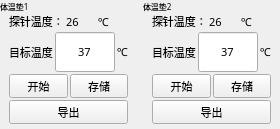
      <widget class="QWidget" name="widget_temps" native="true">
       <property name="sizePolicy">
        <sizepolicy hsizetype="Expanding" vsizetype="Preferred">
         <horstretch>0</horstretch>
         <verstretch>0</verstretch>
        </sizepolicy>
       </property>
       <property name="font">
        <font>
         <pointsize>8</pointsize>
        </font>
       </property>
       <layout class="QHBoxLayout" name="horizontalLayout">
        <property name="leftMargin">
         <number>0</number>
        </property>
        <property name="topMargin">
         <number>0</number>
        </property>
        <property name="rightMargin">
         <number>0</number>
        </property>
        <property name="bottomMargin">
         <number>0</number>
        </property>
        <item>
         <layout class="QVBoxLayout" name="verticalLayout">
          <property name="spacing">
           <number>0</number>
          </property>
          <item>
           <widget class="QLabel" name="label">
            <property name="font">
             <font>
              <family>Microsoft YaHei</family>
              <pointsize>6</pointsize>
             </font>
            </property>
            <property name="text">
             <string>体温垫1</string>
            </property>
           </widget>
          </item>
          <item>
           <widget class="QWidget" name="widget_temp1" native="true">
            <property name="sizePolicy">
             <sizepolicy hsizetype="Preferred" vsizetype="Expanding">
              <horstretch>0</horstretch>
              <verstretch>0</verstretch>
             </sizepolicy>
            </property>
            <property name="minimumSize">
             <size>
              <width>0</width>
              <height>0</height>
             </size>
            </property>
            <property name="maximumSize">
             <size>
              <width>16777215</width>
              <height>16777215</height>
             </size>
            </property>
            <property name="font">
             <font>
              <pointsize>8</pointsize>
             </font>
            </property>
            <layout class="QVBoxLayout" name="verticalLayout_6">
             <property name="spacing">
              <number>2</number>
             </property>
             <property name="leftMargin">
              <number>9</number>
             </property>
             <property name="topMargin">
              <number>0</number>
             </property>
             <property name="rightMargin">
              <number>9</number>
             </property>
             <property name="bottomMargin">
              <number>5</number>
             </property>
             <item>
              <layout class="QHBoxLayout" name="horizontalLayout_6">
               <item>
                <widget class="QLabel" name="label_8">
                 <property name="font">
                  <font>
                   <family>Microsoft YaHei</family>
                   <pointsize>8</pointsize>
                  </font>
                 </property>
                 <property name="text">
                  <string>探针温度：</string>
                 </property>
                </widget>
               </item>
               <item>
                <widget class="QLabel" name="label_tempValue1">
                 <property name="font">
                  <font>
                   <family>Microsoft YaHei</family>
                   <pointsize>8</pointsize>
                  </font>
                 </property>
                 <property name="text">
                  <string>26</string>
                 </property>
                </widget>
               </item>
               <item>
                <widget class="QLabel" name="label_16">
                 <property name="font">
                  <font>
                   <family>Microsoft YaHei</family>
                   <pointsize>8</pointsize>
                  </font>
                 </property>
                 <property name="text">
                  <string>℃</string>
                 </property>
                </widget>
               </item>
              </layout>
             </item>
             <item>
              <layout class="QHBoxLayout" name="horizontalLayout_8">
               <item>
                <widget class="QLabel" name="label_14">
                 <property name="font">
                  <font>
                   <family>Microsoft YaHei</family>
                   <pointsize>8</pointsize>
                  </font>
                 </property>
                 <property name="text">
                  <string>目标温度</string>
                 </property>
                </widget>
               </item>
               <item>
                <widget class="Custom_LineEdit" name="lineEdit">
                 <property name="sizePolicy">
                  <sizepolicy hsizetype="Preferred" vsizetype="Preferred">
                   <horstretch>0</horstretch>
                   <verstretch>0</verstretch>
                  </sizepolicy>
                 </property>
                 <property name="minimumSize">
                  <size>
                   <width>60</width>
                   <height>40</height>
                  </size>
                 </property>
                 <property name="maximumSize">
                  <size>
                   <width>60</width>
                   <height>40</height>
                  </size>
                 </property>
                 <property name="font">
                  <font>
                   <family>Microsoft YaHei</family>
                   <pointsize>8</pointsize>
                  </font>
                 </property>
                 <property name="text">
                  <string>37</string>
                 </property>
                 <property name="alignment">
                  <set>Qt::AlignCenter</set>
                 </property>
                </widget>
               </item>
               <item>
                <widget class="QLabel" name="label_18">
                 <property name="font">
                  <font>
                   <family>Microsoft YaHei</family>
                   <pointsize>8</pointsize>
                  </font>
                 </property>
                 <property name="text">
                  <string>℃</string>
                 </property>
                </widget>
               </item>
              </layout>
             </item>
             <item>
              <layout class="QHBoxLayout" name="horizontalLayout_10">
               <item>
                <widget class="QToolButton" name="toolButton_3">
                 <property name="sizePolicy">
                  <sizepolicy hsizetype="Preferred" vsizetype="Preferred">
                   <horstretch>0</horstretch>
                   <verstretch>0</verstretch>
                  </sizepolicy>
                 </property>
                 <property name="font">
                  <font>
                   <family>Microsoft YaHei</family>
                   <pointsize>8</pointsize>
                  </font>
                 </property>
                 <property name="styleSheet">
                  <string notr="true"/>
                 </property>
                 <property name="text">
                  <string>开始</string>
                 </property>
                 <property name="icon">
                  <iconset resource="../PadUI.qrc">
                   <normaloff>:/icons/qrcs/icons/start.png</normaloff>:/icons/qrcs/icons/start.png</iconset>
                 </property>
                 <property name="toolButtonStyle">
                  <enum>Qt::ToolButtonTextBesideIcon</enum>
                 </property>
                </widget>
               </item>
               <item>
                <widget class="QToolButton" name="toolButton_5">
                 <property name="sizePolicy">
                  <sizepolicy hsizetype="Preferred" vsizetype="Preferred">
                   <horstretch>0</horstretch>
                   <verstretch>0</verstretch>
                  </sizepolicy>
                 </property>
                 <property name="font">
                  <font>
                   <family>Microsoft YaHei</family>
                   <pointsize>8</pointsize>
                  </font>
                 </property>
                 <property name="text">
                  <string>存储</string>
                 </property>
                 <property name="icon">
                  <iconset resource="../PadUI.qrc">
                   <normaloff>:/icons/qrcs/icons/Database_false.png</normaloff>:/icons/qrcs/icons/Database_false.png</iconset>
                 </property>
                 <property name="toolButtonStyle">
                  <enum>Qt::ToolButtonTextBesideIcon</enum>
                 </property>
                </widget>
               </item>
              </layout>
             </item>
             <item>
              <widget class="QToolButton" name="toolButton_6">
               <property name="sizePolicy">
                <sizepolicy hsizetype="Preferred" vsizetype="Preferred">
                 <horstretch>0</horstretch>
                 <verstretch>0</verstretch>
                </sizepolicy>
               </property>
               <property name="font">
                <font>
                 <family>Microsoft YaHei</family>
                 <pointsize>8</pointsize>
                </font>
               </property>
               <property name="styleSheet">
                <string notr="true"/>
               </property>
               <property name="text">
                <string>导出</string>
               </property>
               <property name="icon">
                <iconset resource="../PadUI.qrc">
                 <normaloff>:/icons/qrcs/icons/export.png</normaloff>:/icons/qrcs/icons/export.png</iconset>
               </property>
               <property name="toolButtonStyle">
                <enum>Qt::ToolButtonTextBesideIcon</enum>
               </property>
              </widget>
             </item>
            </layout>
           </widget>
          </item>
         </layout>
        </item>
        <item>
         <layout class="QVBoxLayout" name="verticalLayout_2">
          <property name="spacing">
           <number>0</number>
          </property>
          <item>
           <widget class="QLabel" name="label_2">
            <property name="font">
             <font>
              <family>Microsoft YaHei</family>
              <pointsize>6</pointsize>
             </font>
            </property>
            <property name="text">
             <string>体温垫2</string>
            </property>
           </widget>
          </item>
          <item>
           <widget class="QWidget" name="widget_temp2" native="true">
            <property name="sizePolicy">
             <sizepolicy hsizetype="Preferred" vsizetype="Expanding">
              <horstretch>0</horstretch>
              <verstretch>0</verstretch>
             </sizepolicy>
            </property>
            <property name="minimumSize">
             <size>
              <width>0</width>
              <height>0</height>
             </size>
            </property>
            <property name="maximumSize">
             <size>
              <width>16777215</width>
              <height>16777215</height>
             </size>
            </property>
            <property name="font">
             <font>
              <pointsize>8</pointsize>
             </font>
            </property>
            <layout class="QVBoxLayout" name="verticalLayout_7">
             <property name="spacing">
              <number>2</number>
             </property>
             <property name="topMargin">
              <number>0</number>
             </property>
             <property name="bottomMargin">
              <number>5</number>
             </property>
             <item>
              <layout class="QHBoxLayout" name="horizontalLayout_7">
               <item>
                <widget class="QLabel" name="label_17">
                 <property name="font">
                  <font>
                   <family>Microsoft YaHei</family>
                   <pointsize>8</pointsize>
                  </font>
                 </property>
                 <property name="text">
                  <string>探针温度：</string>
                 </property>
                </widget>
               </item>
               <item>
                <widget class="QLabel" name="label_tempValue2">
                 <property name="font">
                  <font>
                   <family>Microsoft YaHei</family>
                   <pointsize>8</pointsize>
                  </font>
                 </property>
                 <property name="text">
                  <string>26</string>
                 </property>
                </widget>
               </item>
               <item>
                <widget class="QLabel" name="label_19">
                 <property name="font">
                  <font>
                   <family>Microsoft YaHei</family>
                   <pointsize>8</pointsize>
                  </font>
                 </property>
                 <property name="text">
                  <string>℃</string>
                 </property>
                </widget>
               </item>
              </layout>
             </item>
             <item>
              <layout class="QHBoxLayout" name="horizontalLayout_9">
               <item>
                <widget class="QLabel" name="label_20">
                 <property name="font">
                  <font>
                   <family>Microsoft YaHei</family>
                   <pointsize>8</pointsize>
                  </font>
                 </property>
                 <property name="text">
                  <string>目标温度</string>
                 </property>
                </widget>
               </item>
               <item>
                <widget class="Custom_LineEdit" name="lineEdit_2">
                 <property name="sizePolicy">
                  <sizepolicy hsizetype="Preferred" vsizetype="Preferred">
                   <horstretch>0</horstretch>
                   <verstretch>0</verstretch>
                  </sizepolicy>
                 </property>
                 <property name="minimumSize">
                  <size>
                   <width>60</width>
                   <height>40</height>
                  </size>
                 </property>
                 <property name="maximumSize">
                  <size>
                   <width>60</width>
                   <height>40</height>
                  </size>
                 </property>
                 <property name="font">
                  <font>
                   <family>Microsoft YaHei</family>
                   <pointsize>8</pointsize>
                  </font>
                 </property>
                 <property name="text">
                  <string>37</string>
                 </property>
                 <property name="alignment">
                  <set>Qt::AlignCenter</set>
                 </property>
                </widget>
               </item>
               <item>
                <widget class="QLabel" name="label_21">
                 <property name="font">
                  <font>
                   <family>Microsoft YaHei</family>
                   <pointsize>8</pointsize>
                  </font>
                 </property>
                 <property name="text">
                  <string>℃</string>
                 </property>
                </widget>
               </item>
              </layout>
             </item>
             <item>
              <layout class="QHBoxLayout" name="horizontalLayout_11">
               <item>
                <widget class="QToolButton" name="toolButton_7">
                 <property name="sizePolicy">
                  <sizepolicy hsizetype="Preferred" vsizetype="Preferred">
                   <horstretch>0</horstretch>
                   <verstretch>0</verstretch>
                  </sizepolicy>
                 </property>
                 <property name="font">
                  <font>
                   <family>Microsoft YaHei</family>
                   <pointsize>8</pointsize>
                  </font>
                 </property>
                 <property name="text">
                  <string>开始</string>
                 </property>
                 <property name="icon">
                  <iconset resource="../PadUI.qrc">
                   <normaloff>:/icons/qrcs/icons/start.png</normaloff>:/icons/qrcs/icons/start.png</iconset>
                 </property>
                 <property name="toolButtonStyle">
                  <enum>Qt::ToolButtonTextBesideIcon</enum>
                 </property>
                </widget>
               </item>
               <item>
                <widget class="QToolButton" name="toolButton_8">
                 <property name="sizePolicy">
                  <sizepolicy hsizetype="Preferred" vsizetype="Preferred">
                   <horstretch>0</horstretch>
                   <verstretch>0</verstretch>
                  </sizepolicy>
                 </property>
                 <property name="font">
                  <font>
                   <family>Microsoft YaHei</family>
                   <pointsize>8</pointsize>
                  </font>
                 </property>
                 <property name="text">
                  <string>存储</string>
                 </property>
                 <property name="icon">
                  <iconset resource="../PadUI.qrc">
                   <normaloff>:/icons/qrcs/icons/Database_false.png</normaloff>:/icons/qrcs/icons/Database_false.png</iconset>
                 </property>
                 <property name="toolButtonStyle">
                  <enum>Qt::ToolButtonTextBesideIcon</enum>
                 </property>
                </widget>
               </item>
              </layout>
             </item>
             <item>
              <widget class="QToolButton" name="toolButton_9">
               <property name="sizePolicy">
                <sizepolicy hsizetype="Preferred" vsizetype="Preferred">
                 <horstretch>0</horstretch>
                 <verstretch>0</verstretch>
                </sizepolicy>
               </property>
               <property name="font">
                <font>
                 <family>Microsoft YaHei</family>
                 <pointsize>8</pointsize>
                </font>
               </property>
               <property name="layoutDirection">
                <enum>Qt::LeftToRight</enum>
               </property>
               <property name="styleSheet">
                <string notr="true"/>
               </property>
               <property name="text">
                <string>导出</string>
               </property>
               <property name="icon">
                <iconset resource="../PadUI.qrc">
                 <normaloff>:/icons/qrcs/icons/export.png</normaloff>:/icons/qrcs/icons/export.png</iconset>
               </property>
               <property name="toolButtonStyle">
                <enum>Qt::ToolButtonTextBesideIcon</enum>
               </property>
              </widget>
             </item>
            </layout>
           </widget>
          </item>
         </layout>
        </item>
       </layout>
      </widget>
